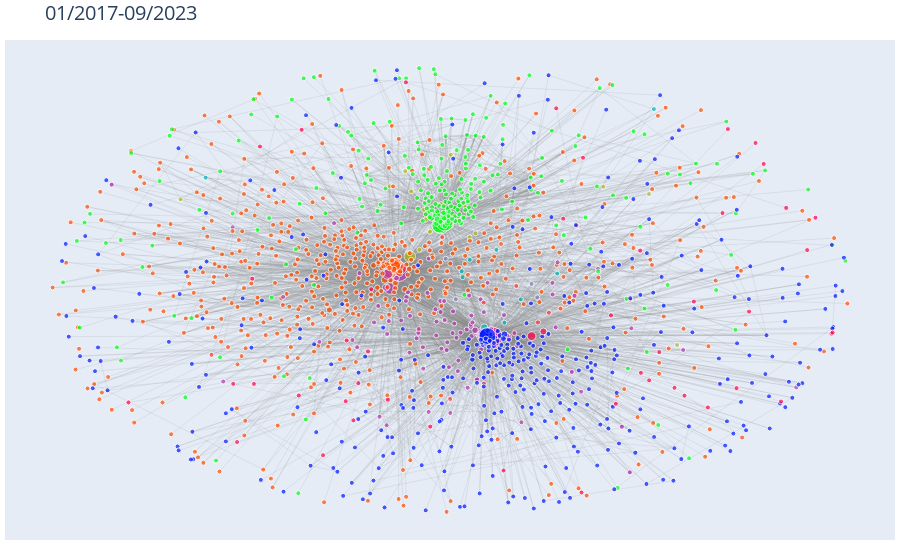

Write notebook code for a chart like this one.
### Code cell
ecosystem_g_figure

### Figure 1 — Plotly figure (JSON) as saved in the notebook; plotly's stock layout.template omitted (floating-point values rounded to 4 significant figures; data arrays with more than 128 entries replaced by an {"elided": "..."} marker saying what was removed)
{"data": [{"hoverinfo": "none", "line": {"color": "#888", "width": 0.15}, "mode": "lines", "type": "scatter", "x": {"elided": "16275 float values"}, "y": {"elided": "16275 float values"}}, {"hoverinfo": "text", "marker": {"color": {"elided": "1436 str values"}, "size": {"elided": "1436 float values"}}, "mode": "markers", "text": {"elided": "1436 str values"}, "type": "scatter", "x": {"elided": "1436 float values"}, "y": {"elided": "1436 float values"}}], "layout": {"hovermode": "closest", "margin": {"b": 20, "l": 5, "r": 5, "t": 40}, "showlegend": false, "title": {"font": {"size": 20}, "text": "01/2017-09/2023"}, "xaxis": {"showgrid": false, "showticklabels": false, "zeroline": false}, "yaxis": {"showgrid": false, "showticklabels": false, "zeroline": false}}}
